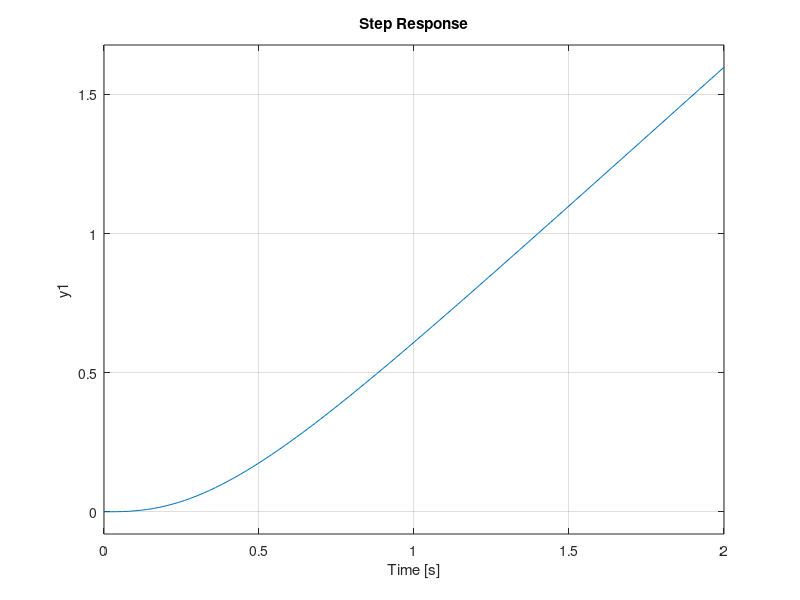

Here is the MATLAB script that generated this plot:
%%Contoh pada slide Time-Responce Performance
num1 = 26.25*[1 4];
num2 = num1;
den1 = poly([0 -3.5 -5 -6]); %%pengganti conv dengan menggunakan akar
C1 = tf(num1, den1)
pole(C1)
step(C1)
